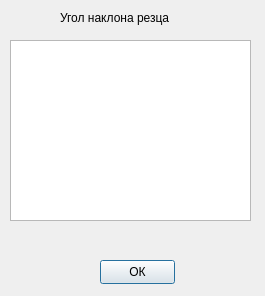
<?xml version="1.0" encoding="UTF-8"?>
<ui version="4.0">
 <class>DialogCorner</class>
 <widget class="QDialog" name="DialogCorner">
  <property name="geometry">
   <rect>
    <x>0</x>
    <y>0</y>
    <width>265</width>
    <height>296</height>
   </rect>
  </property>
  <property name="minimumSize">
   <size>
    <width>265</width>
    <height>296</height>
   </size>
  </property>
  <property name="windowTitle">
   <string>Dialog</string>
  </property>
  <widget class="QTextBrowser" name="textBrowser">
   <property name="geometry">
    <rect>
     <x>10</x>
     <y>40</y>
     <width>241</width>
     <height>181</height>
    </rect>
   </property>
  </widget>
  <widget class="QPushButton" name="pushButton">
   <property name="geometry">
    <rect>
     <x>100</x>
     <y>260</y>
     <width>75</width>
     <height>24</height>
    </rect>
   </property>
   <property name="text">
    <string>ОК</string>
   </property>
  </widget>
  <widget class="QLabel" name="label">
   <property name="geometry">
    <rect>
     <x>60</x>
     <y>10</y>
     <width>151</width>
     <height>16</height>
    </rect>
   </property>
   <property name="text">
    <string>Угол наклона резца</string>
   </property>
  </widget>
 </widget>
 <resources/>
 <connections/>
</ui>
